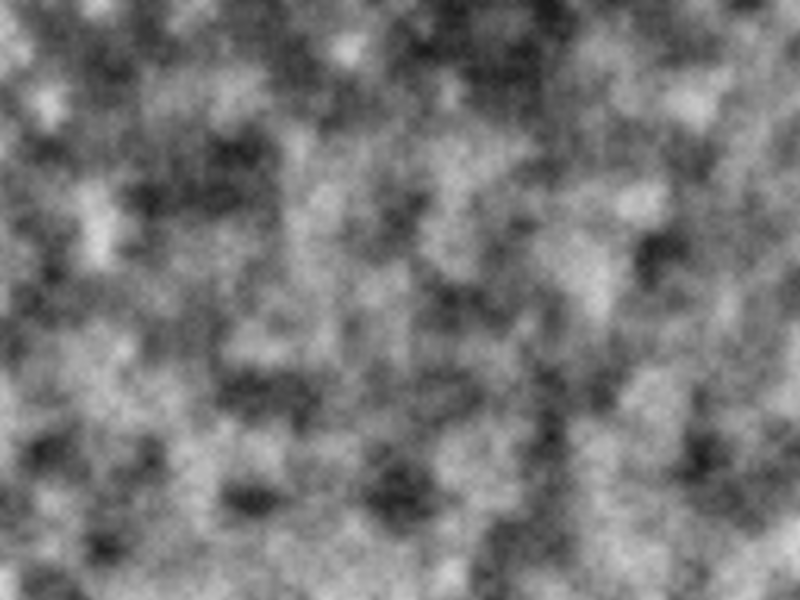
Frame 1 (no input)
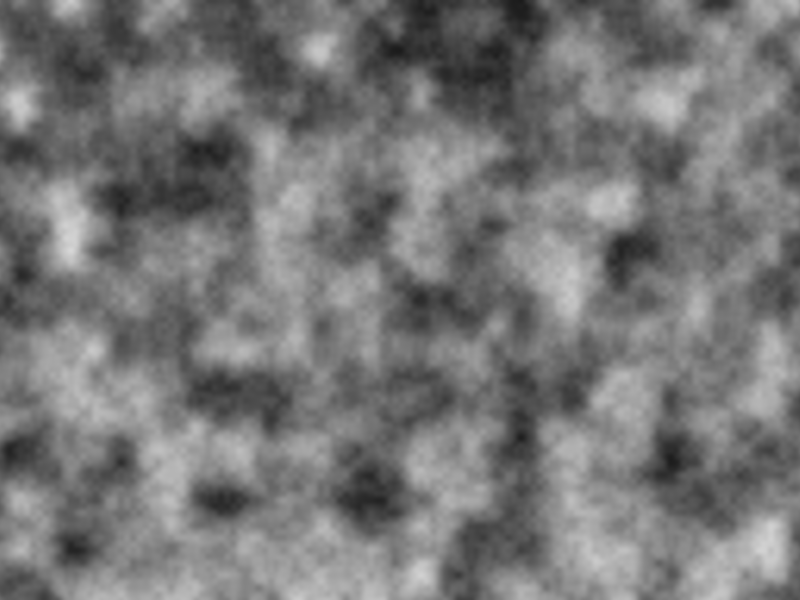
Frame 60 (the mouse pressed at the canvas centre just before this capture)
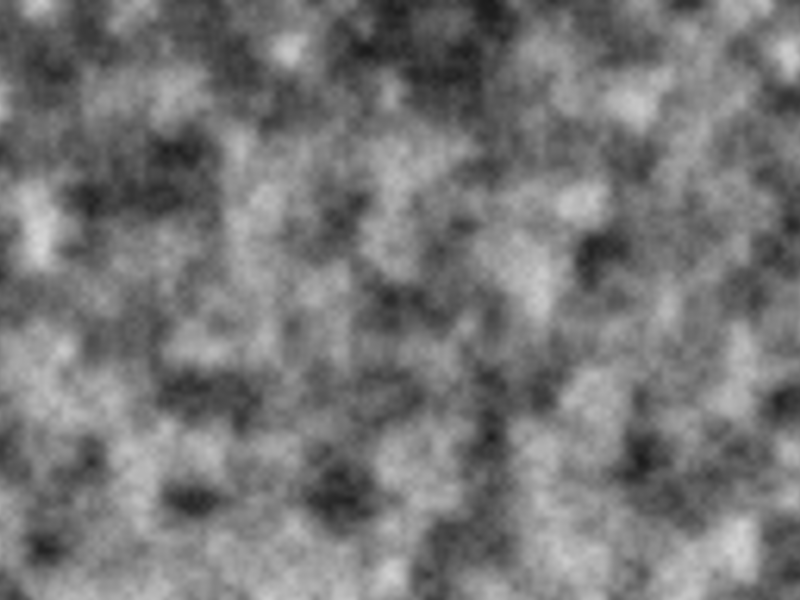
Frame 120 (the mouse held since frame 60 and released just before this capture)

The Processing sketch that drew these frames (run headless with seeded random() and noise(); from frame 60 on, the mouse is pressed at the canvas centre):

// Processing sketch: Noise2D
// ── Noise2D.pde

void setup() {
  size(800, 600);
}

float delta  = 0;
void draw() {
  
  loadPixels();
  
  float xoff = 0;
 
  for (int x = 0; x < width; x++) {
      float yoff = 0;
    for (int y = 0; y < height; y++) {
      float bright = map(noise(xoff + delta,yoff),0,1,0,255);
      pixels[x+y*width] = color(bright);
      yoff += 0.02;  
    }
    xoff += 0.02;
  }
  updatePixels();
  delta += 0.01;
}
